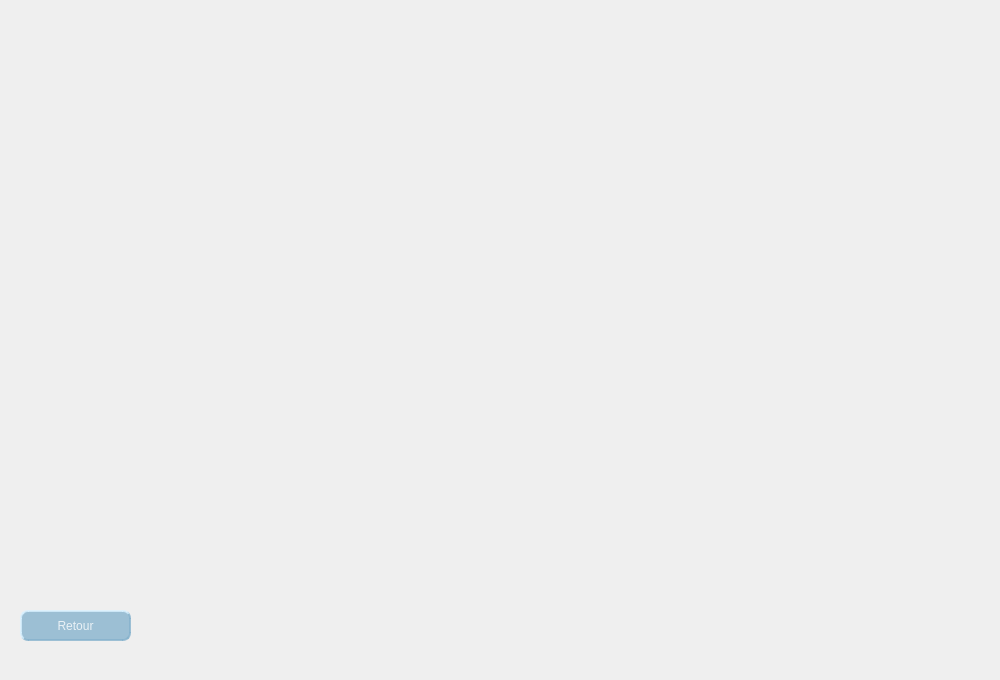
      <widget class="QWidget" name="p3">
       <attribute name="title">
        <string>Historique</string>
       </attribute>
       <widget class="QTextBrowser" name="histo">
        <property name="geometry">
         <rect>
          <x>0</x>
          <y>0</y>
          <width>991</width>
          <height>671</height>
         </rect>
        </property>
        <property name="styleSheet">
         <string notr="true">QTextBrowser#histo
{
background-color: rgba(0, 0, 0, 0);
border-color: rgba(0, 0, 0, 0);
}</string>
        </property>
       </widget>
       <widget class="QLabel" name="label_9">
        <property name="geometry">
         <rect>
          <x>10</x>
          <y>0</y>
          <width>351</width>
          <height>211</height>
         </rect>
        </property>
        <property name="text">
         <string/>
        </property>
        <property name="pixmap">
         <pixmap>../../image (1).png</pixmap>
        </property>
       </widget>
       <widget class="QPushButton" name="retour_affaires_3">
        <property name="geometry">
         <rect>
          <x>20</x>
          <y>610</y>
          <width>111</width>
          <height>31</height>
         </rect>
        </property>
        <property name="styleSheet">
         <string notr="true">QPushButton#retour_affaires_3{
      background-color: rgba(133, 177, 204, 200);
    border-style: outset;
    border-width: 2px;
    border-radius: 8px;
    border-color:rgba(133, 177, 204, 200);
    
	font: 81 8pt &quot;Open Sans Condensed ExtraBold&quot;;
	
text-color: white;
   
    padding: 4px;
	color:rgba(255, 255, 255, 200);
}
QPushButton#retour_affaires_3:pressed {
  
   background-color:rgba(202, 247, 255, 200);
color:rgba(0, 0, 0, 200);

    border-style: inset;
}


</string>
        </property>
        <property name="text">
         <string>Retour</string>
        </property>
       </widget>
      </widget>
